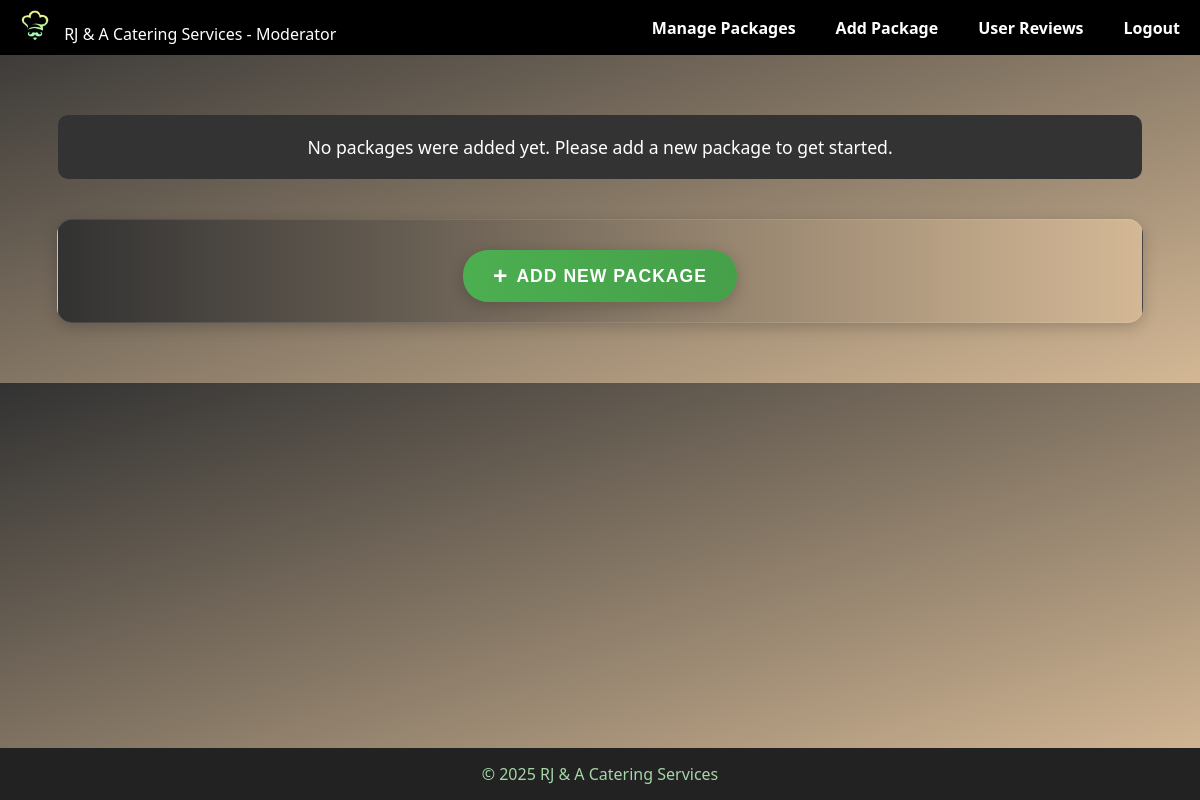
Before: /mod_packages.php (signed in) with the older database file.
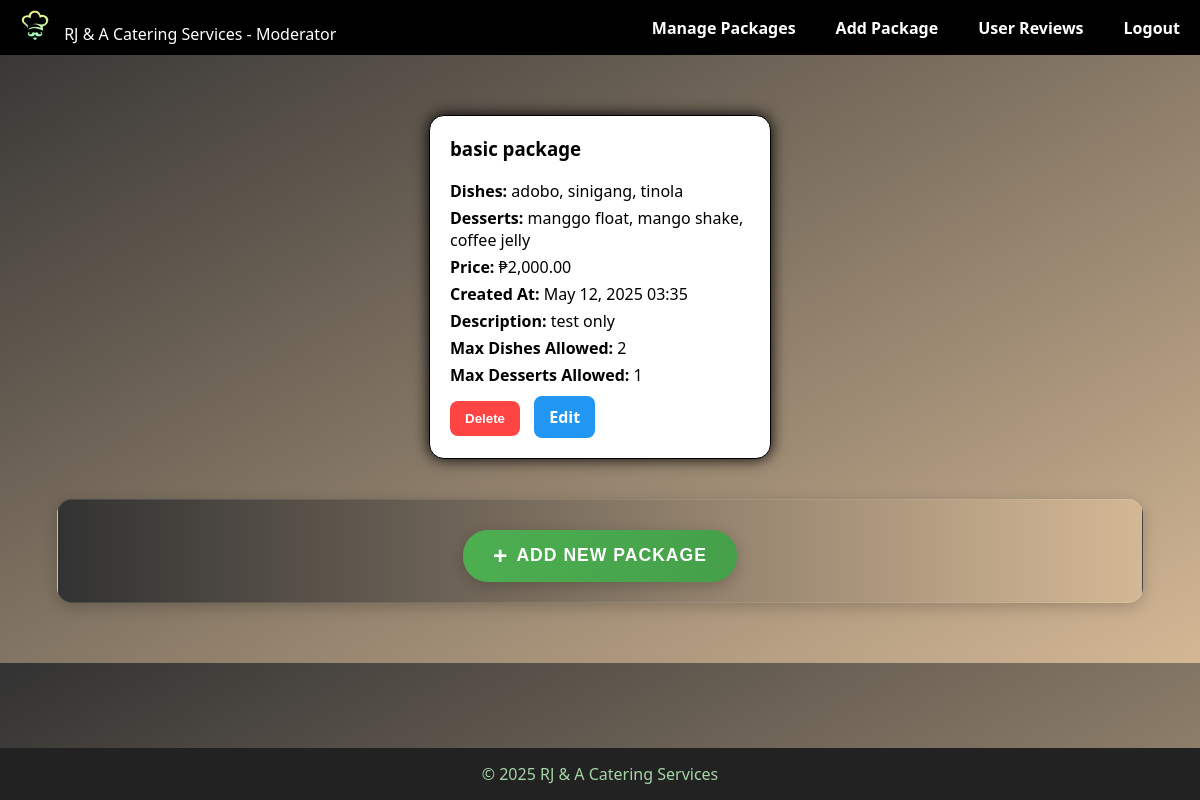
After: the same page with the newer database file.
### tables this page shows
CREATE TABLE `packages` (
  `id` int(11) NOT NULL,
  `package_name` varchar(100) NOT NULL,
  `price` decimal(10,2) NOT NULL,
  `dishes` text NOT NULL,
  `desserts` text NOT NULL,
  `status` enum('available','unavailable') DEFAULT 'available',
  `created_at` timestamp NOT NULL DEFAULT current_timestamp(),
  `max_dishes` int(11) DEFAULT 0,
  `max_desserts` int(11) DEFAULT 0,
  `description` text DEFAULT NULL
);

### mod_packages.php (the view, shortened to what this page needs)
<?php
include('connection.php');
$result = mysqli_query($conn, "SELECT * FROM packages ORDER BY created_at DESC");
?>
<!DOCTYPE html>
<html lang="en">
<head>
</head>
<body>
<nav class="navbar">
    <div class="navbar-left">
        <img src="logo.jfif" alt="Logo" class="logo-img">
        <span class="greeting">RJ & A Catering Services - Moderator</span>
    </div>
    <div class="nav-links">
        <a href="mod_packages.php">Manage Packages</a>
        <a href="mod_add_packages.php">Add Package</a>
        <a href="mod_review_page.php">User Reviews</a>
        <a href="logout.php">Logout</a>
    </div>
</nav>
<div class="container">
    <?php if (mysqli_num_rows($result) > 0): ?>
        <?php while ($row = mysqli_fetch_assoc($result)) : ?>
            <div class="package">
                <h3><?= htmlspecialchars($row['package_name']) ?></h3>
                <p><strong>Dishes:</strong> <?= nl2br(htmlspecialchars($row['dishes'])) ?></p>
                <p><strong>Desserts:</strong> <?= nl2br(htmlspecialchars($row['desserts'])) ?></p>
                <p><strong>Price:</strong> ₱<?= number_format($row['price'], 2) ?></p>
                <p><strong>Created At:</strong> <?= date("F j, Y H:i", strtotime($row['created_at'])) ?></p>
                <p><strong>Description:</strong> <?= nl2br(htmlspecialchars($row['description'])) ?></p>
                <p><strong>Max Dishes Allowed:</strong> <?= $row['max_dishes'] ?></p>
                <p><strong>Max Desserts Allowed:</strong> <?= $row['max_desserts'] ?></p>
                <form method="get" onsubmit="return confirm('Are you sure you want to delete this package?');" style="display:inline;">
                    <button type="submit" class="delete-btn">Delete</button>
                </form>
                <a href="mod_edit_packages.php?id=<?= $row['id'] ?>" class="edit-btn">Edit</a>
            </div>
        <?php endwhile; ?>
    <?php else: ?>
        <div class="no-packages">
            No packages were added yet. Please add a new package to get started.
        </div>
    <?php endif; ?>
    <div class="add-package-container">
        <a href="mod_add_packages.php" style="text-decoration: none;">
            <button class="add-package-btn">Add New Package</button>
        </a>
    </div>
</div>
<footer>&copy; 2025 RJ & A Catering Services</footer>
</body>
</html>

Changed rows visible on the page:
added packages: package_name "basic package", dishes "adobo, sinigang, tinola", desserts "manggo float, mango shake, coffee jelly", price "2,000.00", created_at "May 12, 2025 03:35", description "test only", max_dishes "2", max_desserts "1"
Other visible differences:
text no longer shown: "No packages were added yet. Please add a new package to get started."
